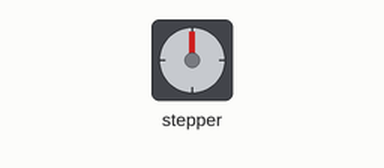
The sketch below on a simulated Arduino Uno, built with avr-gcc and run on an emulated ATmega328P. Parts: stepper motor. Wiring (inferred from the names in the program): stepper motor driver (200 steps per turn assumed): step pin 10; direction pin 9. What the sketch prints to the serial monitor is not drawn.

Above: at 0.05 s.
At 0.9 s:
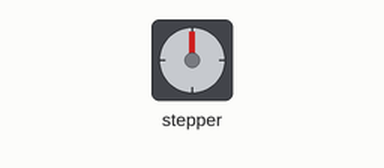
At 1.8 s:
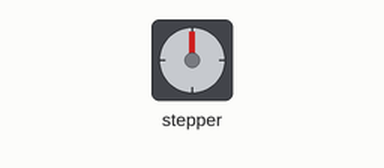
At 3.6 s:
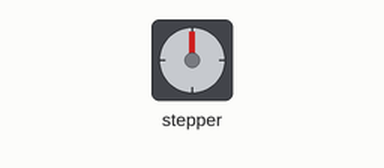
Timing chart, 0 to 8.3 s (numbered marks = the images above):
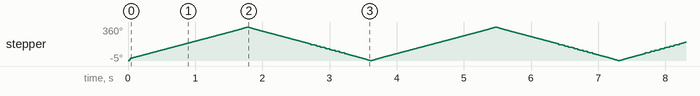

The sketch:

varriabledt0.ino
```cpp
/** LINEAR STEPPER ACCELERATION
 *
 *  Authors       : Zaky Hussein, Priyanka Deo
 *  Last Modified : June 8th, 2018
 *
 *  The following program linearly accelerates a stepper motor to bring it to a maximum frequency, runs it at the frequency for a set time,
 *  then decelerates it back to a minimum frequency. tThen it changes the direction of rotation and repeats the sequence.
 */

// DECLARING CONSTANTS
const double startFreq = 250;                                           // [Hz] min value of 62 Hz by precision of delayMicroseconds
const double maxFreq = 4000;                                            // [Hz] max value of 330 kHz by precision of delayMicroseconds
const double finalPeriod = 1 / (maxFreq) * pow(10, 6);                  // [us] final period corresponding to maximum frequency
const double basePeriod = 1 / (startFreq) * pow(10, 6);                 // [us] base period or the period to ramp up from and ramp down to
const double peakTime = .3;                                              // [s] time for which max frequency should be maintained
const double df = 45;                                                  // [Hz] frequency increments
unsigned int dt;                                                        // [us] time increments
const byte DIR = 9;                                                     // direction pin on Arduino board
const byte STEP = 10;                                                   // clock pin on Arduino board
const double pulseAcceleration  = df / dt * pow(10,6);                  // [s^-2] frequency acceleration rate

// INITIALIZING
double period = basePeriod;
unsigned long initialTime;
double freq = startFreq;
 unsigned long initialTime2;

// SETUP
void setup() {
  pinMode(DIR, OUTPUT);
  pinMode(STEP, OUTPUT);
  digitalWrite(DIR, LOW);
  digitalWrite(STEP, LOW);
  Serial.begin(9600);
}

void loop() {

// DIRECTION
digitalWrite(DIR, !digitalRead(DIR));
 initialTime2 = millis();

// RAMP UP TO MAX FREQUENCY
while (period > finalPeriod) {
//  initialTime = micros();
//  dt = period;
//  while(micros() - initialTime < dt){
    digitalWrite(STEP, HIGH);
    delayMicroseconds(period / 2.0);
    digitalWrite(STEP, LOW);
    delayMicroseconds(period / 2.0);
//  }
  freq+=df;
  period = 1 / freq * pow(10,6);
  Serial.println(freq);
}

// Serial.print(millis() - initialTime2);
// Serial.print(" ");

// REMAIN AT MAX FREQUENCY
initialTime = millis();
while (millis() - initialTime < peakTime * pow(10, 3)) {
  digitalWrite(STEP, HIGH);
  delayMicroseconds(period / 2.0);
  digitalWrite(STEP, LOW);
  delayMicroseconds(period / 2.0);
  // freq = 1 / finalPeriod * pow(10,6);
   Serial.println(freq);
}

// Serial.print(millis()-initialTime);
// Serial.print(" ");

// RAMP DOWN FROM MAX FREQUENCY
initialTime2 = millis();
while (period < basePeriod) {
//  initialTime = micros();
//  dt = period;
//  while(micros() - initialTime < dt){
    digitalWrite(STEP, HIGH);
    delayMicroseconds(period / 2.0);
    digitalWrite(STEP, LOW);
    delayMicroseconds(period / 2.0);
//  }
  freq-=df;
  // freq = 1 / period * pow(10,6);
   Serial.println(freq);
  period = 1 / freq * pow(10,6);
}

// Serial.println(millis() - initialTime2);

}
```

Measured:
- by itself, stepper: turns 360° clockwise in 1.8 s, then 361° counter-clockwise in 1.8 s, repeating every 3.6 s
